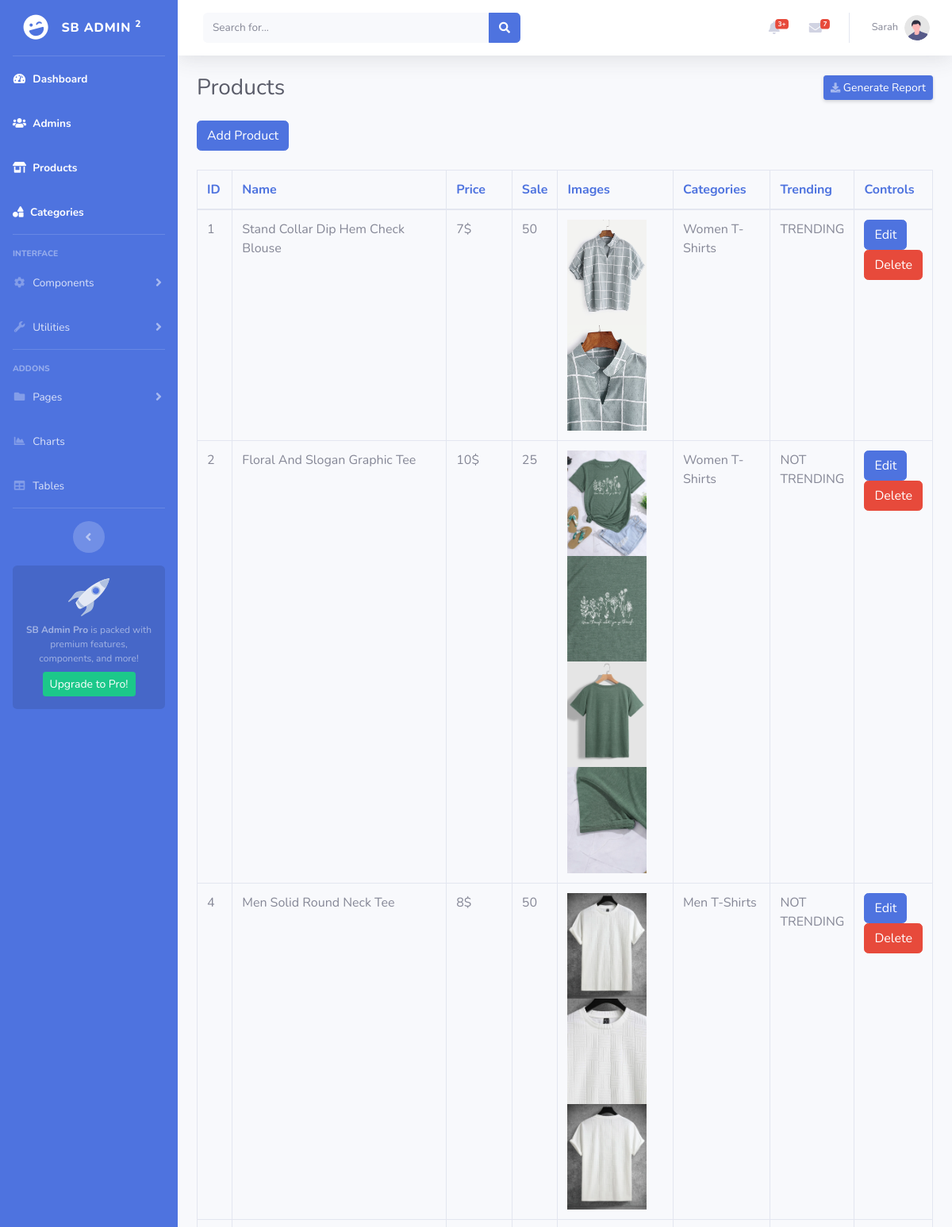
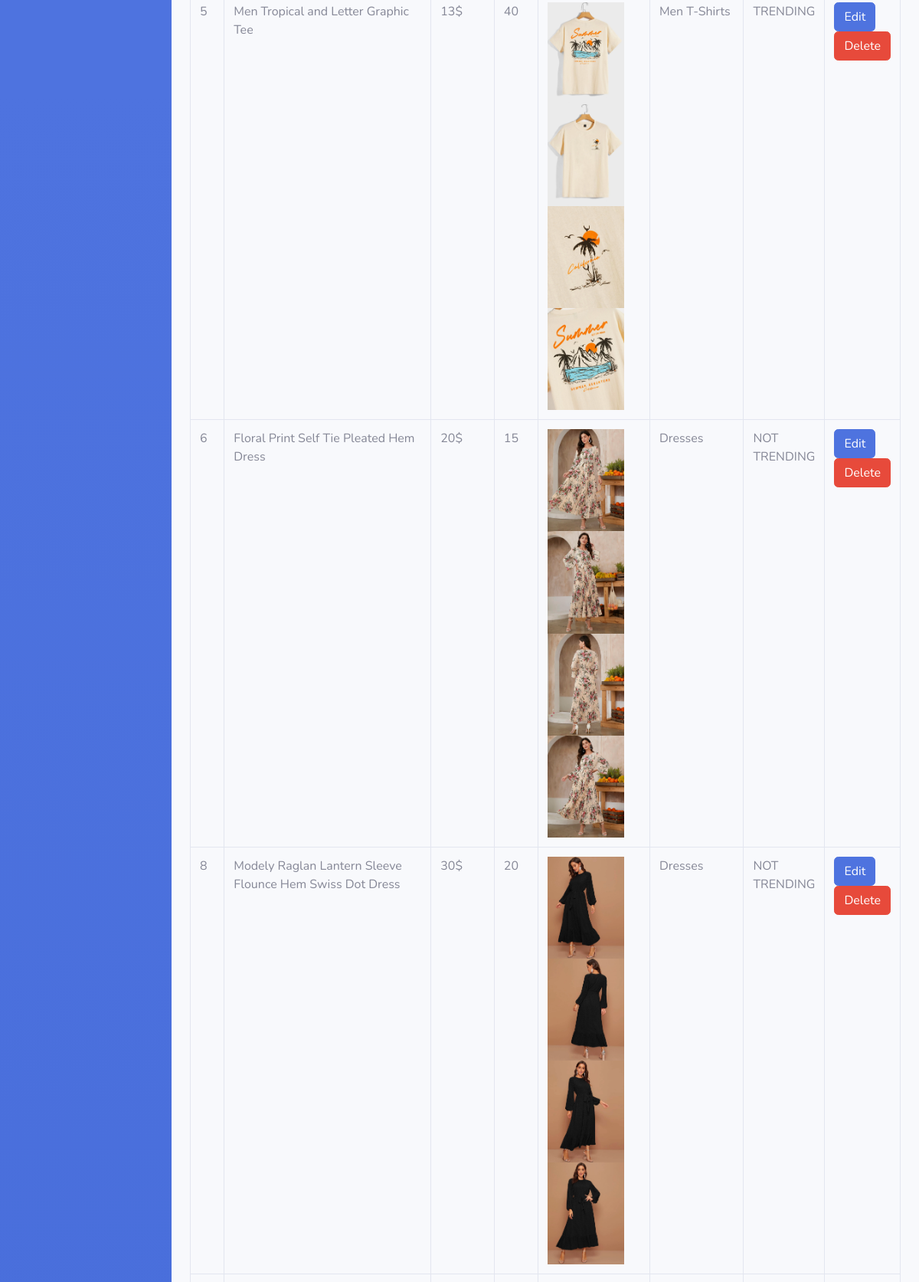
Screenshot of /admin/products.php (signed in, upper part) with the database file from the repository (2 pictures, top to bottom).
### tables this page shows
CREATE TABLE `products` (
  `id` int(11) NOT NULL,
  `name` varchar(255) NOT NULL,
  `price` varchar(255) NOT NULL,
  `sale` varchar(255) NOT NULL,
  `image` varchar(255) NOT NULL,
  `cat_id` int(11) NOT NULL,
  `description` text NOT NULL,
  `added_at` datetime NOT NULL DEFAULT current_timestamp(),
  `trending` tinyint(1) NOT NULL
);

### admin/Design/Products/veiw.php (the view, shortened to what this page needs)
<a class="btn btn-primary" href="?action=add">Add Product</a>
<br><br>
<table class="table table-bordered" id="dataTable" width="100%" cellspacing="0">
  <thead>
    <tr class="text-primary">
      <th>ID</th>
      <th>Name</th>
      <th>Price</th>
      <th>Sale</th>
      <th>Images</th>
      <th>Categories</th>
      <th>Trending</th>
      <th>Controls</th>
    </tr>
  </thead>
  <tbody>
  <?php
      include "Function/connection.php";
      $select = "SELECT * From products pro LEFT JOIN (SELECT name AS cat_name , id AS cat_id FROM categories_from_category) AS cat ON pro.cat_id = cat.cat_id ;";
      $products = $conn -> query($select);
      foreach($products as $product) {
    ?>
      <tr>
      <td><?= $product['id'] ?></td>
      <td style="width:300px"><?= $product['name'] ?></td>
      <td><?= $product['price']."$" ?></td>
      <td><?= $product['sale'] ?></td>
      <td style="width:150px">
        <?php
          $images = explode(",",$product['image']);
          foreach($images as $image) {
        ?>
        <img style="width: 100px;" src="Images/<?= $image ?>" alt=""><br>
        <?php } ?>
      </td>
      <td><?= $product['cat_name'] ?></td>
      <td><?= $product['trending'] == 0 ? "NOT TRENDING" : "TRENDING" ?></td>
      <td>
        <a class="btn btn-primary" href="?action=edit&id=<?=$product["id"]?>">Edit</a>
        <button type="button" class="btn btn-danger" data-toggle="modal" data-target="#exampleModal<?= $product["id"] ?>">
          Delete
        </button>
      </td>
    </tr>
    <?php } ?>
  </tbody>
</table>

### rows the page displays
products: id "1", name "Stand Collar Dip Hem Check Blouse", price "7", sale "50", cat_name "Women T-Shirts", trending "TRENDING"
products: id "2", name "Floral And Slogan Graphic Tee", price "10", sale "25", cat_name "Women T-Shirts", trending "NOT TRENDING"
products: id "4", name "Men Solid Round Neck Tee", price "8", sale "50", cat_name "Men T-Shirts", trending "NOT TRENDING"
products: id "5", name "Men Tropical and Letter Graphic Tee", price "13", sale "40", cat_name "Men T-Shirts", trending "TRENDING"
products: id "6", name "Floral Print Self Tie Pleated Hem Dress", price "20", sale "15", cat_name "Dresses", trending "NOT TRENDING"
products: id "8", name "Modely Raglan Lantern Sleeve Flounce Hem Swiss Dot Dress", price "30", sale "20", cat_name "Dresses", trending "NOT TRENDING"

### other values shown
$_SESSION["log_name"] "Sarah"
